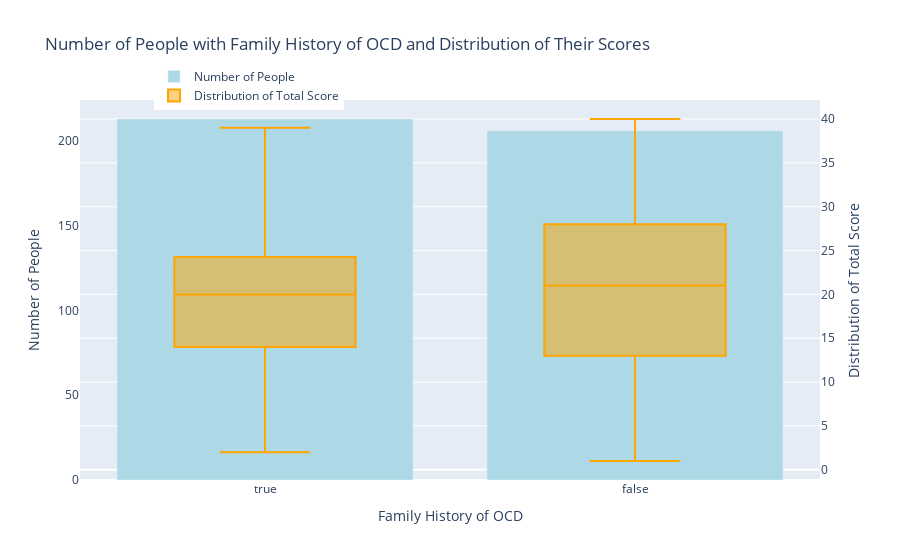

This figure's notebook cell:
### Code cell
# Count the number of people with and without family history of OCD
family_history_counts = filtered_df['Family History of OCD'].value_counts()

# Create a bar plot for the number of people with and without family history of OCD
bar_trace = go.Bar(
    x=family_history_counts.index, 
    y=family_history_counts.values, 
    name='Number of People',
    yaxis='y1',
    marker_color='lightblue'
)

# Create a box plot for the distribution of Total_Score for each category
box_trace = go.Box(
    x=filtered_df['Family History of OCD'], 
    y=filtered_df['Total_Score'], 
    name='Distribution of Total Score',
    yaxis='y2',
    marker_color='orange'
)

# Combine the bar and box plot using secondary y-axes
fig4 = go.Figure(data=[bar_trace, box_trace])

# Update layout for dual y-axes
fig4.update_layout(
    title='Number of People with Family History of OCD and Distribution of Their Scores',
    xaxis_title='Family History of OCD',
    yaxis=dict(
        title='Number of People',
        showgrid=False
    ),
    yaxis2=dict(
        title='Distribution of Total Score',
        overlaying='y',  # Overlay on the same plot
        side='right'
    ),
    legend=dict(x=0.1, y=1.1)
)

# Show the figure
fig4.show()

### Figure 1 — Plotly figure (JSON) as saved in the notebook; plotly's stock layout.template omitted (floating-point values rounded to 4 significant figures; data arrays with more than 128 entries replaced by an {"elided": "..."} marker saying what was removed)
{"data": [{"marker": {"color": "lightblue"}, "name": "Number of People", "type": "bar", "x": [true, false], "y": [213, 206], "yaxis": "y"}, {"marker": {"color": "orange"}, "name": "Distribution of Total Score", "type": "box", "x": {"elided": "419 bool values"}, "y": {"elided": "419 int values"}, "yaxis": "y2"}], "layout": {"legend": {"x": 0.1, "y": 1.1}, "title": {"text": "Number of People with Family History of OCD and Distribution of Their Scores"}, "xaxis": {"title": {"text": "Family History of OCD"}}, "yaxis": {"showgrid": false, "title": {"text": "Number of People"}}, "yaxis2": {"overlaying": "y", "side": "right", "title": {"text": "Distribution of Total Score"}}}}
